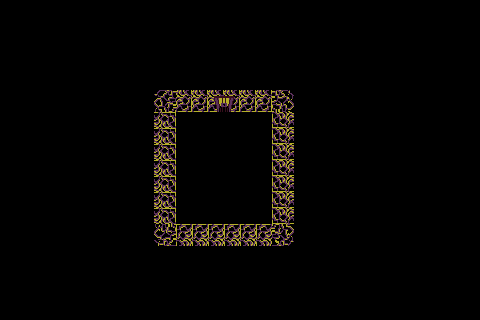

Below is a game level as drawn by its tile map, then a one-line description and the .tmx file that defines it, in full:
An orthogonal 30x20 tile map with 16x16 px tiles, 4 tile layers (ground, walls, doors, uWalls), 3 tilesets and 3 objects (start, Skull, wooden_barrel).

<map version="1.10" tiledversion="1.10.0" orientation="orthogonal" renderorder="right-down" width="30" height="20" tilewidth="16" tileheight="16" infinite="0" nextlayerid="11" nextobjectid="11">
 <tileset firstgid="1" source="dungeon.tsx" />
 <tileset firstgid="65" source="16-bit tileset.tsx" />
 <tileset firstgid="465" source="decoration.tsx" />
 <layer id="2" name="ground" class="Generic" width="30" height="20">
  <data encoding="csv">
0,0,0,0,0,0,0,0,0,0,0,0,0,0,0,0,0,0,0,0,0,0,0,0,0,0,0,0,0,0,
0,0,0,0,0,0,0,0,0,0,0,0,0,0,0,0,0,0,0,0,0,0,0,0,0,0,0,0,0,0,
0,0,0,0,0,0,0,0,0,0,0,0,0,0,0,0,0,0,0,0,0,0,0,0,0,0,0,0,0,0,
0,0,0,0,0,0,0,0,0,0,0,0,0,0,0,0,0,0,0,0,0,0,0,0,0,0,0,0,0,0,
0,0,0,0,0,0,0,0,0,0,0,0,0,0,0,0,0,0,0,0,0,0,0,0,0,0,0,0,0,0,
0,0,0,0,0,0,0,0,0,0,0,0,0,0,0,0,0,0,0,0,0,0,0,0,0,0,0,0,0,0,
0,0,0,0,0,0,0,0,0,0,0,0,0,0,0,0,0,0,0,0,0,0,0,0,0,0,0,0,0,0,
0,0,0,0,0,0,0,0,0,0,0,0,0,0,0,0,0,0,0,0,0,0,0,0,0,0,0,0,0,0,
0,0,0,0,0,0,0,0,0,0,0,0,0,0,0,0,0,0,0,0,0,0,0,0,0,0,0,0,0,0,
0,0,0,0,0,0,0,0,0,0,0,0,0,0,0,0,0,0,0,0,0,0,0,0,0,0,0,0,0,0,
0,0,0,0,0,0,0,0,0,0,0,0,0,0,0,0,0,0,0,0,0,0,0,0,0,0,0,0,0,0,
0,0,0,0,0,0,0,0,0,0,0,0,0,0,0,0,0,0,0,0,0,0,0,0,0,0,0,0,0,0,
0,0,0,0,0,0,0,0,0,0,0,0,0,0,0,0,0,0,0,0,0,0,0,0,0,0,0,0,0,0,
0,0,0,0,0,0,0,0,0,0,0,0,0,0,0,0,0,0,0,0,0,0,0,0,0,0,0,0,0,0,
0,0,0,0,0,0,0,0,0,0,0,0,0,0,0,0,0,0,0,0,0,0,0,0,0,0,0,0,0,0,
0,0,0,0,0,0,0,0,0,0,0,0,0,0,0,0,0,0,0,0,0,0,0,0,0,0,0,0,0,0,
0,0,0,0,0,0,0,0,0,0,0,0,0,0,0,0,0,0,0,0,0,0,0,0,0,0,0,0,0,0,
0,0,0,0,0,0,0,0,0,0,0,0,0,0,0,0,0,0,0,0,0,0,0,0,0,0,0,0,0,0,
0,0,0,0,0,0,0,0,0,0,0,0,0,0,0,0,0,0,0,0,0,0,0,0,0,0,0,0,0,0,
0,0,0,0,0,0,0,0,0,0,0,0,0,0,0,0,0,0,0,0,0,0,0,0,0,0,0,0,0,0
</data>
 </layer>
 <layer id="1" name="walls" class="Generic" width="30" height="20">
  <data encoding="csv">
0,0,0,0,0,0,0,0,0,0,0,0,0,0,0,0,0,0,0,0,0,0,0,0,0,0,0,0,0,0,
0,0,0,0,0,0,0,0,0,0,0,0,0,0,0,0,0,0,0,0,0,0,0,0,0,0,0,0,0,0,
0,0,0,0,0,0,0,0,0,0,0,0,0,0,0,0,0,0,0,0,0,0,0,0,0,0,0,0,0,0,
0,0,0,0,0,0,0,0,0,0,0,0,0,0,0,0,0,0,0,0,0,0,0,0,0,0,0,0,0,0,
0,0,0,0,0,0,0,0,0,0,0,0,0,0,0,0,0,0,0,0,0,0,0,0,0,0,0,0,0,0,
0,0,0,0,0,0,0,0,0,213,214,215,215,215,215,215,215,216,217,0,0,0,0,0,0,0,0,0,0,0,
0,0,0,0,0,0,0,0,0,233,234,235,235,235,235,235,235,236,237,0,0,0,0,0,0,0,0,0,0,0,
0,0,0,0,0,0,0,0,0,253,254,0,0,0,0,0,0,256,257,0,0,0,0,0,0,0,0,0,0,0,
0,0,0,0,0,0,0,0,0,253,254,0,0,0,0,0,0,256,257,0,0,0,0,0,0,0,0,0,0,0,
0,0,0,0,0,0,0,0,0,253,254,0,0,0,0,0,0,256,257,0,0,0,0,0,0,0,0,0,0,0,
0,0,0,0,0,0,0,0,0,253,254,0,0,0,0,0,0,256,257,0,0,0,0,0,0,0,0,0,0,0,
0,0,0,0,0,0,0,0,0,253,254,0,0,0,0,0,0,256,257,0,0,0,0,0,0,0,0,0,0,0,
0,0,0,0,0,0,0,0,0,253,254,0,0,0,0,0,0,256,257,0,0,0,0,0,0,0,0,0,0,0,
0,0,0,0,0,0,0,0,0,253,254,0,0,0,0,0,0,256,257,0,0,0,0,0,0,0,0,0,0,0,
0,0,0,0,0,0,0,0,0,273,274,275,275,275,275,275,275,276,277,0,0,0,0,0,0,0,0,0,0,0,
0,0,0,0,0,0,0,0,0,293,294,295,295,295,295,295,295,296,297,0,0,0,0,0,0,0,0,0,0,0,
0,0,0,0,0,0,0,0,0,0,0,0,0,0,0,0,0,0,0,0,0,0,0,0,0,0,0,0,0,0,
0,0,0,0,0,0,0,0,0,0,0,0,0,0,0,0,0,0,0,0,0,0,0,0,0,0,0,0,0,0,
0,0,0,0,0,0,0,0,0,0,0,0,0,0,0,0,0,0,0,0,0,0,0,0,0,0,0,0,0,0,
0,0,0,0,0,0,0,0,0,0,0,0,0,0,0,0,0,0,0,0,0,0,0,0,0,0,0,0,0,0
</data>
 </layer>
 <objectgroup id="8" name="lights" />
 <layer id="7" name="doors" class="Generic" width="30" height="20">
  <data encoding="csv">
0,0,0,0,0,0,0,0,0,0,0,0,0,0,0,0,0,0,0,0,0,0,0,0,0,0,0,0,0,0,
0,0,0,0,0,0,0,0,0,0,0,0,0,0,0,0,0,0,0,0,0,0,0,0,0,0,0,0,0,0,
0,0,0,0,0,0,0,0,0,0,0,0,0,0,0,0,0,0,0,0,0,0,0,0,0,0,0,0,0,0,
0,0,0,0,0,0,0,0,0,0,0,0,0,0,0,0,0,0,0,0,0,0,0,0,0,0,0,0,0,0,
0,0,0,0,0,0,0,0,0,0,0,0,0,0,0,0,0,0,0,0,0,0,0,0,0,0,0,0,0,0,
0,0,0,0,0,0,0,0,0,0,0,0,0,0,0,0,0,0,0,0,0,0,0,0,0,0,0,0,0,0,
0,0,0,0,0,0,0,0,0,0,0,0,0,86,87,0,0,0,0,0,0,0,0,0,0,0,0,0,0,0,
0,0,0,0,0,0,0,0,0,0,0,0,0,0,0,0,0,0,0,0,0,0,0,0,0,0,0,0,0,0,
0,0,0,0,0,0,0,0,0,0,0,0,0,0,0,0,0,0,0,0,0,0,0,0,0,0,0,0,0,0,
0,0,0,0,0,0,0,0,0,0,0,0,0,0,0,0,0,0,0,0,0,0,0,0,0,0,0,0,0,0,
0,0,0,0,0,0,0,0,0,0,0,0,0,0,0,0,0,0,0,0,0,0,0,0,0,0,0,0,0,0,
0,0,0,0,0,0,0,0,0,0,0,0,0,0,0,0,0,0,0,0,0,0,0,0,0,0,0,0,0,0,
0,0,0,0,0,0,0,0,0,0,0,0,0,0,0,0,0,0,0,0,0,0,0,0,0,0,0,0,0,0,
0,0,0,0,0,0,0,0,0,0,0,0,0,0,0,0,0,0,0,0,0,0,0,0,0,0,0,0,0,0,
0,0,0,0,0,0,0,0,0,0,0,0,0,0,0,0,0,0,0,0,0,0,0,0,0,0,0,0,0,0,
0,0,0,0,0,0,0,0,0,0,0,0,0,0,0,0,0,0,0,0,0,0,0,0,0,0,0,0,0,0,
0,0,0,0,0,0,0,0,0,0,0,0,0,0,0,0,0,0,0,0,0,0,0,0,0,0,0,0,0,0,
0,0,0,0,0,0,0,0,0,0,0,0,0,0,0,0,0,0,0,0,0,0,0,0,0,0,0,0,0,0,
0,0,0,0,0,0,0,0,0,0,0,0,0,0,0,0,0,0,0,0,0,0,0,0,0,0,0,0,0,0,
0,0,0,0,0,0,0,0,0,0,0,0,0,0,0,0,0,0,0,0,0,0,0,0,0,0,0,0,0,0
</data>
 </layer>
 <layer id="6" name="uWalls" width="30" height="20">
  <data encoding="csv">
0,0,0,0,0,0,0,0,0,0,0,0,0,0,0,0,0,0,0,0,0,0,0,0,0,0,0,0,0,0,
0,0,0,0,0,0,0,0,0,0,0,0,0,0,0,0,0,0,0,0,0,0,0,0,0,0,0,0,0,0,
0,0,0,0,0,0,0,0,0,0,0,0,0,0,0,0,0,0,0,0,0,0,0,0,0,0,0,0,0,0,
0,0,0,0,0,0,0,0,0,0,0,0,0,0,0,0,0,0,0,0,0,0,0,0,0,0,0,0,0,0,
0,0,0,0,0,0,0,0,0,0,0,0,0,0,0,0,0,0,0,0,0,0,0,0,0,0,0,0,0,0,
0,0,0,0,0,0,0,0,0,0,0,0,0,0,0,0,0,0,0,0,0,0,0,0,0,0,0,0,0,0,
0,0,0,0,0,0,0,0,0,0,0,0,0,0,0,0,0,0,0,0,0,0,0,0,0,0,0,0,0,0,
0,0,0,0,0,0,0,0,0,0,0,0,0,0,0,0,0,0,0,0,0,0,0,0,0,0,0,0,0,0,
0,0,0,0,0,0,0,0,0,0,0,0,0,0,0,0,0,0,0,0,0,0,0,0,0,0,0,0,0,0,
0,0,0,0,0,0,0,0,0,0,0,0,0,0,0,0,0,0,0,0,0,0,0,0,0,0,0,0,0,0,
0,0,0,0,0,0,0,0,0,0,0,0,0,0,0,0,0,0,0,0,0,0,0,0,0,0,0,0,0,0,
0,0,0,0,0,0,0,0,0,0,0,0,0,0,0,0,0,0,0,0,0,0,0,0,0,0,0,0,0,0,
0,0,0,0,0,0,0,0,0,0,0,0,0,0,0,0,0,0,0,0,0,0,0,0,0,0,0,0,0,0,
0,0,0,0,0,0,0,0,0,0,0,0,0,0,0,0,0,0,0,0,0,0,0,0,0,0,0,0,0,0,
0,0,0,0,0,0,0,0,0,0,0,0,0,0,0,0,0,0,0,0,0,0,0,0,0,0,0,0,0,0,
0,0,0,0,0,0,0,0,0,0,0,0,0,0,0,0,0,0,0,0,0,0,0,0,0,0,0,0,0,0,
0,0,0,0,0,0,0,0,0,0,0,0,0,0,0,0,0,0,0,0,0,0,0,0,0,0,0,0,0,0,
0,0,0,0,0,0,0,0,0,0,0,0,0,0,0,0,0,0,0,0,0,0,0,0,0,0,0,0,0,0,
0,0,0,0,0,0,0,0,0,0,0,0,0,0,0,0,0,0,0,0,0,0,0,0,0,0,0,0,0,0,
0,0,0,0,0,0,0,0,0,0,0,0,0,0,0,0,0,0,0,0,0,0,0,0,0,0,0,0,0,0
</data>
 </layer>
 <objectgroup id="3" name="player">
  <object id="1" name="start" x="222.979" y="204.324">
   <point />
  </object>
 </objectgroup>
 <objectgroup id="10" name="decoration">
  <object id="8" name="skull" type="Skull" gid="466" x="230.364" y="147.273" width="8" height="8" />
  <object id="10" name="wooden_barrel" gid="467" x="215.519" y="171.25" width="16" height="16" />
 </objectgroup>
</map>